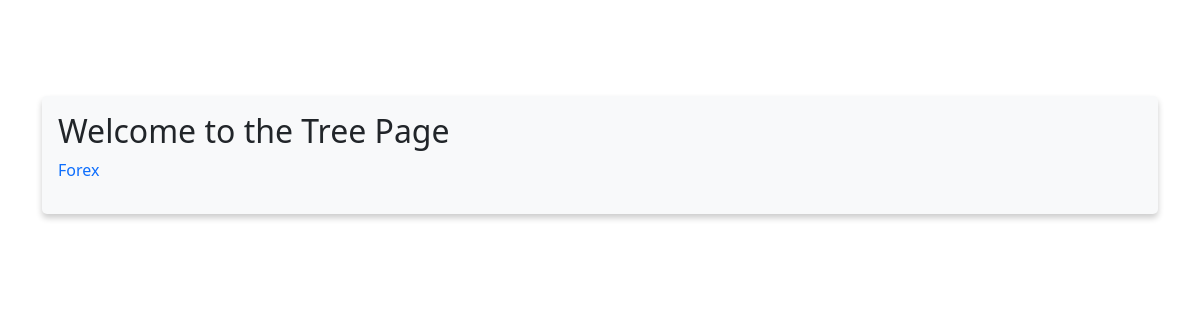
The app's page /tree_menu/?&main_menu=971, older data.
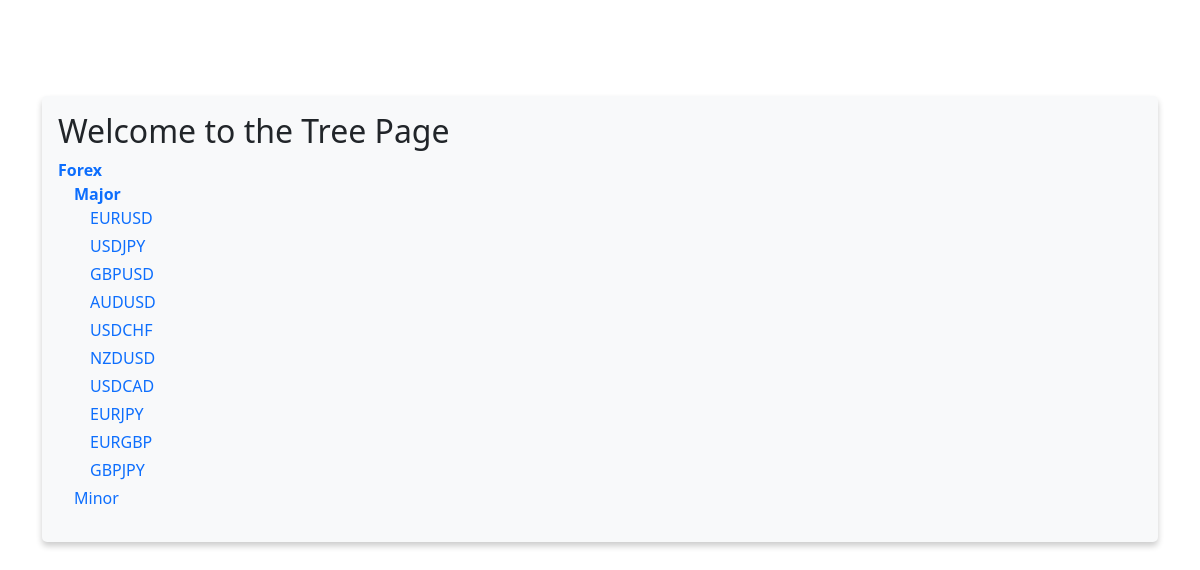
The same page, newer data.
### tree_menu/models.py (models this page shows, shortened)
class MenuItem(models.Model):
    title = models.CharField(max_length=255, verbose_name='Menu item title')
    slug = models.SlugField(max_length=255, verbose_name="Menu item slug")
    menu = models.ForeignKey(
        Menu, blank=True, related_name='items', on_delete=models.CASCADE
    )
    parent = models.ForeignKey(
        'self', blank=True, null=True, related_name='childrens', on_delete=models.CASCADE
    )
    class Meta:
        verbose_name = 'Menu item'
        verbose_name_plural = 'Menu items'

### tree_menu/views.py (the view)
# urls.py: path('tree_menu/', IndexPageView.as_view(), name='index')
class IndexPageView(TemplateView):
    template_name = "tree_menu/index.html"
    def get_context_data(self, **kwargs) -> dict:
        context = super().get_context_data(**kwargs)
        context['menu'] = Menu.objects.filter(slug='main_menu').first()
        return context
    def get(self, request: HttpRequest, *args, **kwargs) -> HttpResponse:
        response = super().get(request, *args, **kwargs)
        print("Number of database queries: ", len(connection.queries))
        return response

### tree_menu/templatetags/draw_menu.py (called while the page is built)
def build_querystring(context: Context, menu: str) -> str:
    querystring_args = []
    for key in context['request'].GET:
        if key != menu:
            querystring_args.append(f"{key}={context['request'].GET[key]}")
    querystring = '&'.join(querystring_args)
    return querystring

def get_child_items(items_values, current_item_id, selected_item_id_list):
    item_list = [item for item in items_values.filter(parent_id=current_item_id)]
    for item in item_list:
        if item['id'] in selected_item_id_list:
            item['child_items'] = get_child_items(items_values, item['id'], selected_item_id_list)
    return item_list

def get_selected_item_id_list(parent: MenuItem, primary_item: List[MenuItem], selected_item_id: int) -> List[int]:
    selected_item_id_list = []
    while parent:
        selected_item_id_list.append(parent.id)
        parent = parent.parent
    if not selected_item_id_list:
        for item in primary_item:
            if item.id == selected_item_id:
                selected_item_id_list.append(selected_item_id)
    return selected_item_id_list

### templates/tree_menu/index.html (shortened to what this page needs)
{% extends 'base.html' %}
{% load draw_menu %}
{% block content %}
<h2> Welcome to the Tree Page </h2>
{% if menu %}
    {% draw_menu 'main_menu' %}
{% else %}
    <p>Меню не найдено.</p>
{% endif %}
{% endblock %}

### templates/base.html (shortened to what this page needs)
<!doctype html>
<html lang="en">
<head>
    <link href="https://cdn.jsdelivr.net/npm/bootstrap@5.3.0-alpha1/dist/css/bootstrap.min.css" rel="stylesheet">
</head>
<body>
<main class="container">
    <div class="row">
        <div class="col-md-12">
            <div class="menu-container mt-3">
                {% block content %}{% endblock %}
            </div>
        </div>
    </div>
</main>
</body>
</html>

### templates/tree_menu/tree_menu.html
<ul class="list-unstyled">
    {% for item in items %}
        <li class="mb-1">
            <a href="?{{ other_querystring }}&{{ menu }}={{ item.id }}" class="text-decoration-none {% if item.child_items %}fw-bold{% endif %}">{{ item.title }}</a>
            {% with item.child_items as children %}
                {% if children %}
                    <ul class="list-unstyled ms-3">
                        {% include 'tree_menu/tree_menu.html' with items=children menu=menu other_querystring=other_querystring %}
                    </ul>
                {% endif %}
            {% endwith %}
        </li>
    {% endfor %}
</ul>

### templates/base.html (style rules this page uses)
body { padding-top: 5rem; }
.menu-container { background-color: #f8f9fa; border-radius: 5px; padding: 1rem; box-shadow: 0 4px 6px rgba(0, 0, 0, 0.2); }

Row changes from the older to the newer data that the page shows:
added MenuItem: title "Major", shown under "Forex"
added MenuItem: title "EURUSD", shown under "Major"
added MenuItem: title "USDJPY", shown under "Major"
added MenuItem: title "GBPUSD", shown under "Major"
added MenuItem: title "AUDUSD", shown under "Major"
added MenuItem: title "USDCHF", shown under "Major"
added MenuItem: title "NZDUSD", shown under "Major"
added MenuItem: title "USDCAD", shown under "Major"
added MenuItem: title "EURJPY", shown under "Major"
added MenuItem: title "EURGBP", shown under "Major"
added MenuItem: title "GBPJPY", shown under "Major"
added MenuItem: title "Minor", shown under "Forex"
